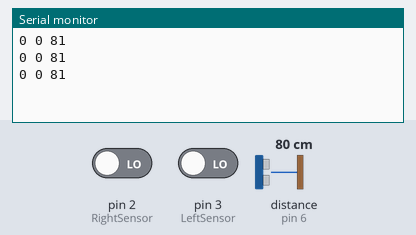
Recording of a sketch running on a simulated Arduino Uno, built with avr-gcc and run on an emulated ATmega328P. On the bench: the last lines printed to the serial monitor. The test bench sets the inputs (shaded band); at power-on: distance to the obstacle (sensor on pin 6) 80 cm, pin 2 (RightSensor) LOW, pin 3 (LeftSensor) LOW. The echo pulse lasts 58.3 µs per cm.

Above: at 1.3 s.
1.4 s: distance to the obstacle (sensor on pin 6) set to 2 cm
At 1.9 s:
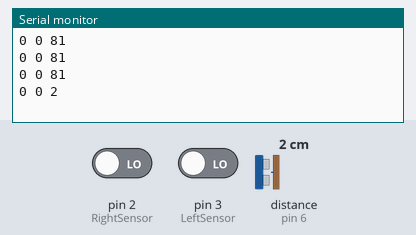
2.9 s: pin 2 (RightSensor) driven HIGH
At 3.4 s:
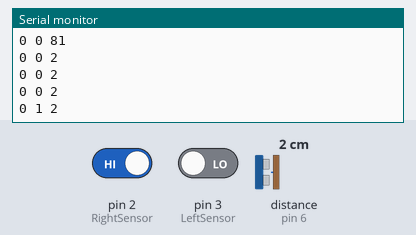
4.4 s: pin 3 (LeftSensor) driven HIGH
At 4.9 s:
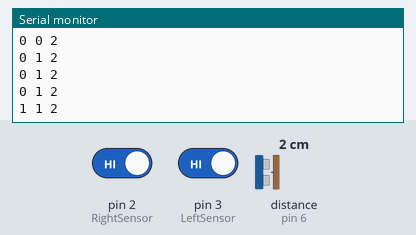
5.9 s: distance to the obstacle (sensor on pin 6) set to 4 cm
At 6.4 s:
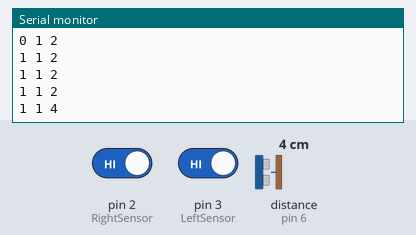
7.4 s: pin 2 (RightSensor) driven LOW
At 7.9 s:
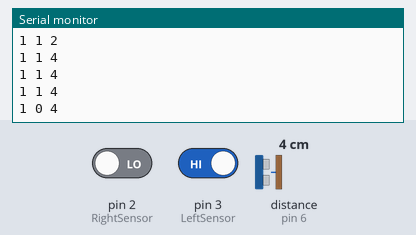
8.9 s: pin 3 (LeftSensor) driven LOW
At 9.4 s:
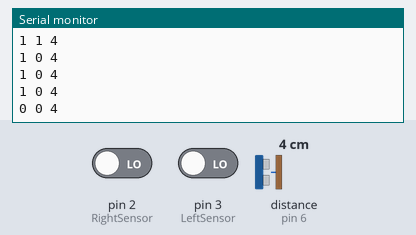
Timing chart, 0 to 11.4 s (numbered marks = the images above; inputs shaded):
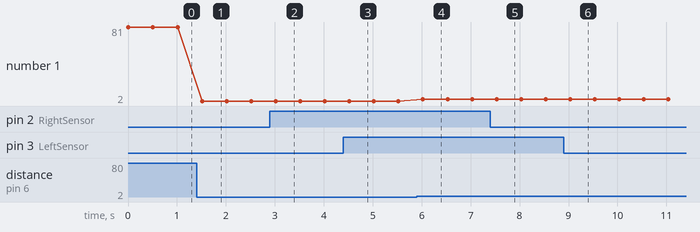

The sketch:

S2_linesensors.ino
```cpp
// ---------------------------------------------------------------------------
// Ultrasonic Sensor
// ---------------------------------------------------------------------------
#include <NewPing.h>
#define TRIGGER_PIN 7
#define ECHO_PIN 6
#define MAX_DISTANCE 200
NewPing sonar(TRIGGER_PIN, ECHO_PIN, MAX_DISTANCE);
int distance = 0;

// ---------------------------------------------------------------------------
// Line sensors
// ---------------------------------------------------------------------------
#define LeftSensor      3
#define RightSensor     2

void setup() {
  // put your setup code here, to run once:
  pinMode(LeftSensor, INPUT);
  pinMode(RightSensor, INPUT);
  Serial.begin(115200);

}

void loop() {
  // put your main code here, to run repeatedly:
  // int distance = sonar.ping_cm();
  int temp = digitalRead(LeftSensor);
  Serial.print(temp);
  Serial.print(" ");
  temp = digitalRead(RightSensor);
  Serial.print(temp);
  Serial.print(" ");
  Serial.println(sonar.ping_cm());
  delay(500);
}
```

Measured:
- after the input at 1.4 s, the serial monitor: prints a new line after 0.12 s (image 1)
- after the input at 2.9 s, the serial monitor: prints a new line after 0.12 s (image 2)
- after the input at 4.4 s, the serial monitor: prints a new line after 0.12 s (image 3)
- after the input at 5.9 s, the serial monitor: prints a new line after 0.13 s (image 4)
- after the input at 7.4 s, the serial monitor: prints a new line after 0.13 s (image 5)
- after the input at 8.9 s, the serial monitor: prints a new line after 0.13 s (image 6)
- plotted number 1: 81 → 2 after the input at 1.4 s, 2 → 4 after the input at 5.9 s
